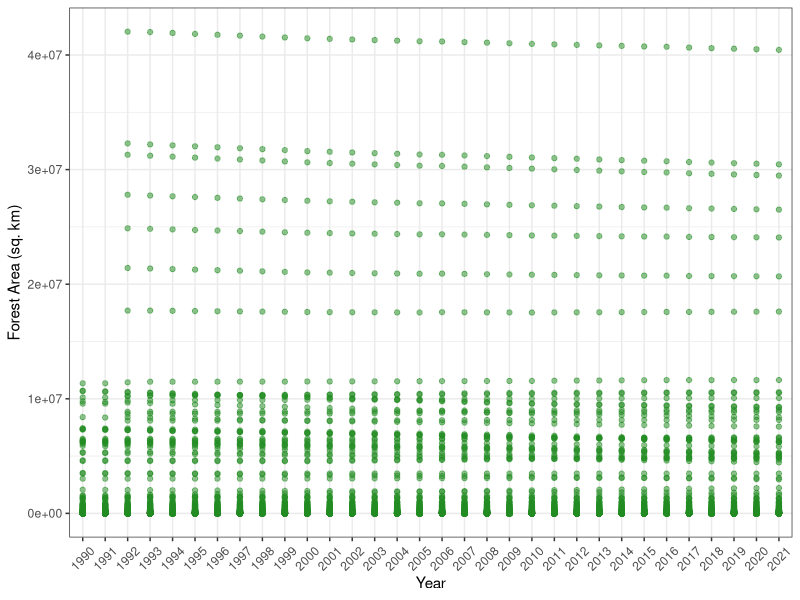
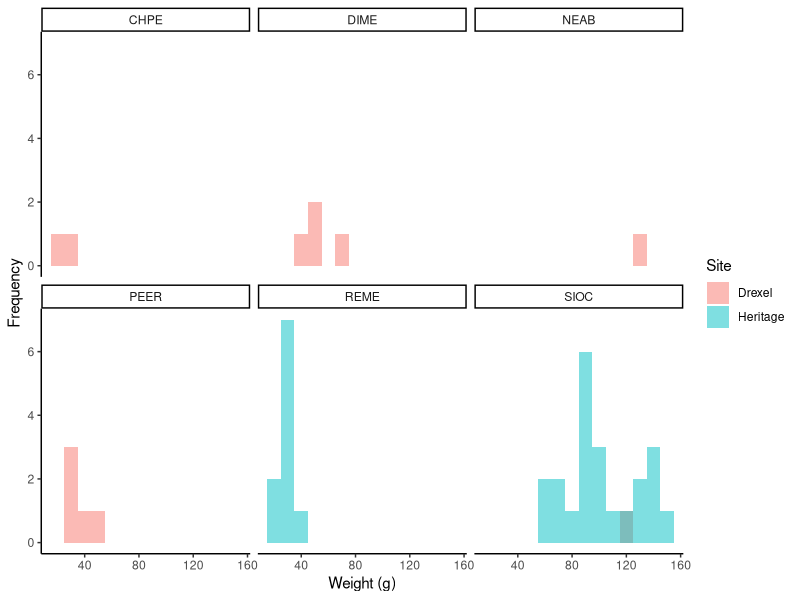

The R source for these figures, in order:
## ---- chunk 1
knitr::opts_chunk$set(echo = TRUE)
## ---- chunk 2
library(tidyverse)
## ---- chunk 3
forest <- read_csv("data/forest_per_country.csv", skip = 4, col_names = TRUE)
## ---- chunk 4
# a
forest <- forest %>% 
  pivot_longer(`1990`:`2022`, names_to = "Year", values_to = "ForestArea_sqkm")
forest

# b.
forest <- forest %>% 
  drop_na(ForestArea_sqkm)
forest
  
# c
ggplot(forest, aes(Year, ForestArea_sqkm)) +
  geom_point(alpha = 0.5, color = "forestgreen") +
  labs(x = "Year",
       y = "Forest Area (sq. km)") +
  theme_bw() +
  theme(axis.text.x = element_text(angle = 45, vjust = 0.5))
## ---- chunk 5
oecd <- read_csv("data/oecd_annual_data.csv", skip = 4, col_names = TRUE)
head(oecd)
## ---- chunk 6
#b
oecd <- oecd %>% 
  fill(OECD_member)
oecd

#c
oecd <- oecd %>% 
  pivot_longer(`2000`:`2022`, names_to = "Year", values_to = "MarineProtectedArea_sqkm")
oecd

#d
oecd |> 
  filter(OECD_member == "Non-OECD Economies") |> 
  pivot_wider(names_from = Country, values_from = MarineProtectedArea_sqkm) |> 
  select(-OECD_member)
## ---- chunk 7
rodents <- read_csv("data/capture_data.csv")
## ---- chunk 8
#a
rodents <- rodents %>% 
  rename(TrapID = `Trap ID`, Status = `Status (R/N)`, TotalWeight = `Total Weight`,
         BagWeight = `Bag weight`, AnimalWeight = `Animal Weight`, 
         HindfoodLength = `Hind foot length`, TailLength = `Tail length`,
         HairSample = `Hair sample (Y/N)`, Position = `Position (R/L)`)

#b 
rodents <- rodents %>% 
  fill(Site)

#c
rodents <- rodents %>% 
  mutate(Species = replace(Species, Species == "SIOC?", "SIOC"),
         Species = replace(Species, Species == "DIME?", "DIME"))

#d
rodents <- rodents %>% 
  mutate(TailLength = replace(TailLength, TailLength == "~15.5", "15.5"))

#e
rodents <- rodents %>% 
  mutate(HairSample = na_if(HairSample, "?"),
         Position = na_if(Position, "?"))

#f
ggplot(rodents, aes(TotalWeight, fill = Site)) +
  geom_histogram(alpha = 0.5, position = "identity", binwidth = 10) +
  facet_wrap(~ Species) +
  labs(x = "Weight (g)", y = "Frequency") +
  theme_classic()
## ---- chunk 9
veg <- read_csv("data/microsite_grouped_veg.csv")

#a
veg <- veg %>% 
  rename(RecordID = `...1`, TrapID = `Trap Location`, DistancetoVeg_m = `Distance to Vegetation (m)`,
         VegetationType = `Type of Vegetation`, PercentCover = `Percent Veg Cover`, DistancetoWater_m = `Distance to Water (m)`)

#b
veg <- veg %>% 
  select(Site, TrapID, Grouped_Veg)

#c
inner_join(rodents, veg)
## ---- chunk 10
#a
rodents <- rodents %>% 
  separate(Date, into = c("Year", "Month", "Day"), sep = "-")
rodents

#b
rodents <- rodents %>% 
  unite("Date", Year:Day, sep = "-")
rodents

#c
sp_by_site <- rodents %>% 
  group_by(Site, Species) %>% 
  summarize(Count = n())
sp_by_site

#d
sp_by_site %>% 
  pivot_wider(names_from = Species,
              values_from = Count,
              values_fill = 0)
## ---- chunk 11
mammals <- data.frame(site = c(1,1,2,3,3,3), 
                      taxon = c('Suncus etruscus', 'Sorex cinereus', 
                                'Myotis nigricans', 'Notiosorex crawfordi', 
                                'Suncus etruscus', 'Myotis nigricans'),
                      density = c(6.2, 5.2, 11.0, 1.2, 9.4, 9.6),
                      avg_mass = c(4.2, 5, 9.1, 8.6, 4.1, 8.7))
## ---- chunk 12
mammals <- mammals %>% 
  separate(taxon, c("genus", "species"), sep = " ")

mammals <- mammals %>% 
  pivot_longer(density:avg_mass, names_to = "measurement", values_to = "value")

mammals <- mammals %>% 
  unite("taxon", genus, species, sep = " ")

mammals <- mammals %>% 
  pivot_wider(names_from = measurement, values_from = value)
